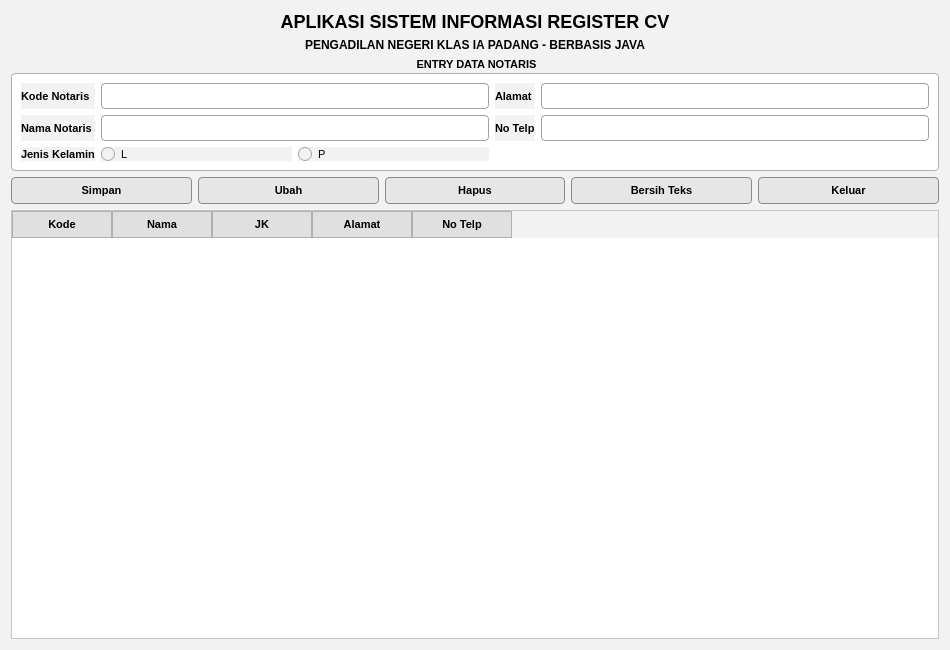
<?xml version="1.0" encoding="UTF-8"?>
<ui version="4.0">
 <class>Form</class>
 <widget class="QWidget" name="Form">
  <property name="geometry">
   <rect>
    <x>0</x>
    <y>0</y>
    <width>950</width>
    <height>650</height>
   </rect>
  </property>
  <property name="windowTitle">
   <string>Data Notaris</string>
  </property>

  <!-- ================= STYLE FINAL ================= -->
  <property name="styleSheet">
   <string>
/* ================= GLOBAL ================= */
QWidget {
    background-color: #f2f2f2;
    font-family: Arial;
    font-size: 11px;
    color: #000000;
}

/* ================= HEADER ================= */
QLabel#lblJudul {
    color: #000000;
    font-size: 18px;
    font-weight: bold;
}

QLabel#lblSub {
    color: #000000;
    font-size: 12px;
}

/* ================= LABEL ================= */
QLabel {
    color: #000000;
    font-weight: bold;
}

/* ================= GROUP BOX ================= */
QGroupBox {
    background-color: #ffffff;
    border: 1px solid #b0b0b0;
    border-radius: 4px;
    margin-top: 15px;
    font-weight: bold;
}

QGroupBox::title {
    subcontrol-origin: margin;
    subcontrol-position: top center;
    padding: 0 10px;
}

/* ================= INPUT ================= */
QLineEdit {
    background-color: #ffffff;
    border: 1px solid #a0a0a0;
    border-radius: 4px;
    padding: 4px;
    color: #000000;
}

/* ================= RADIO BUTTON ================= */
QRadioButton {
    color: #000000;
    spacing: 6px;
}

/* ================= BUTTON ================= */
QPushButton {
    background-color: #e6e6e6;
    border: 1px solid #8a8a8a;
    border-radius: 4px;
    padding: 6px 14px;
    font-weight: bold;
    color: #000000;
}

QPushButton:hover {
    background-color: #dcdcdc;
}

QPushButton:pressed {
    background-color: #cfcfcf;
}

/* ================= TABLE ================= */
QTableWidget {
    background-color: #ffffff;
    gridline-color: #c0c0c0;
}

QHeaderView::section {
    background-color: #e0e0e0;
    border: 1px solid #b0b0b0;
    padding: 4px;
    font-weight: bold;
}
   </string>
  </property>

  <!-- ================= LAYOUT ================= -->
  <layout class="QVBoxLayout" name="verticalLayout">

   <!-- HEADER -->
   <item>
    <layout class="QVBoxLayout">
     <item>
      <widget class="QLabel" name="lblJudul">
       <property name="text">
        <string>APLIKASI SISTEM INFORMASI REGISTER CV</string>
       </property>
       <property name="alignment">
        <set>Qt::AlignCenter</set>
       </property>
      </widget>
     </item>
     <item>
      <widget class="QLabel" name="lblSub">
       <property name="text">
        <string>PENGADILAN NEGERI KLAS IA PADANG - BERBASIS JAVA</string>
       </property>
       <property name="alignment">
        <set>Qt::AlignCenter</set>
       </property>
      </widget>
     </item>
    </layout>
   </item>

   <!-- FORM INPUT -->
   <item>
    <widget class="QGroupBox" name="groupBox">
     <property name="title">
      <string>ENTRY DATA NOTARIS</string>
     </property>
     <layout class="QGridLayout">

      <item row="0" column="0">
       <widget class="QLabel">
        <property name="text">
         <string>Kode Notaris</string>
        </property>
       </widget>
      </item>
      <item row="0" column="1">
       <widget class="QLineEdit" name="txtKode"/>
      </item>

      <item row="0" column="2">
       <widget class="QLabel">
        <property name="text">
         <string>Alamat</string>
        </property>
       </widget>
      </item>
      <item row="0" column="3">
       <widget class="QLineEdit" name="txtAlamat"/>
      </item>

      <item row="1" column="0">
       <widget class="QLabel">
        <property name="text">
         <string>Nama Notaris</string>
        </property>
       </widget>
      </item>
      <item row="1" column="1">
       <widget class="QLineEdit" name="txtNama"/>
      </item>

      <item row="1" column="2">
       <widget class="QLabel">
        <property name="text">
         <string>No Telp</string>
        </property>
       </widget>
      </item>
      <item row="1" column="3">
       <widget class="QLineEdit" name="txtTelp"/>
      </item>

      <item row="2" column="0">
       <widget class="QLabel">
        <property name="text">
         <string>Jenis Kelamin</string>
        </property>
       </widget>
      </item>
      <item row="2" column="1">
       <layout class="QHBoxLayout">
        <item>
         <widget class="QRadioButton" name="rbL">
          <property name="text">
           <string>L</string>
          </property>
         </widget>
        </item>
        <item>
         <widget class="QRadioButton" name="rbP">
          <property name="text">
           <string>P</string>
          </property>
         </widget>
        </item>
       </layout>
      </item>

     </layout>
    </widget>
   </item>

   <!-- BUTTON -->
   <item>
    <layout class="QHBoxLayout">
     <item><widget class="QPushButton" name="btnSimpan"><property name="text"><string>Simpan</string></property></widget></item>
     <item><widget class="QPushButton" name="btnUbah"><property name="text"><string>Ubah</string></property></widget></item>
     <item><widget class="QPushButton" name="btnHapus"><property name="text"><string>Hapus</string></property></widget></item>
     <item><widget class="QPushButton" name="btnBersih"><property name="text"><string>Bersih Teks</string></property></widget></item>
     <item><widget class="QPushButton" name="btnKeluar"><property name="text"><string>Keluar</string></property></widget></item>
    </layout>
   </item>

   <!-- TABLE -->
   <item>
    <widget class="QTableWidget" name="tableNotaris">
     <property name="columnCount">
      <number>5</number>
     </property>
     <property name="rowCount">
      <number>0</number>
     </property>
     <column><property name="text"><string>Kode</string></property></column>
     <column><property name="text"><string>Nama</string></property></column>
     <column><property name="text"><string>JK</string></property></column>
     <column><property name="text"><string>Alamat</string></property></column>
     <column><property name="text"><string>No Telp</string></property></column>
    </widget>
   </item>

  </layout>
 </widget>
 <resources/>
 <connections/>
</ui>
